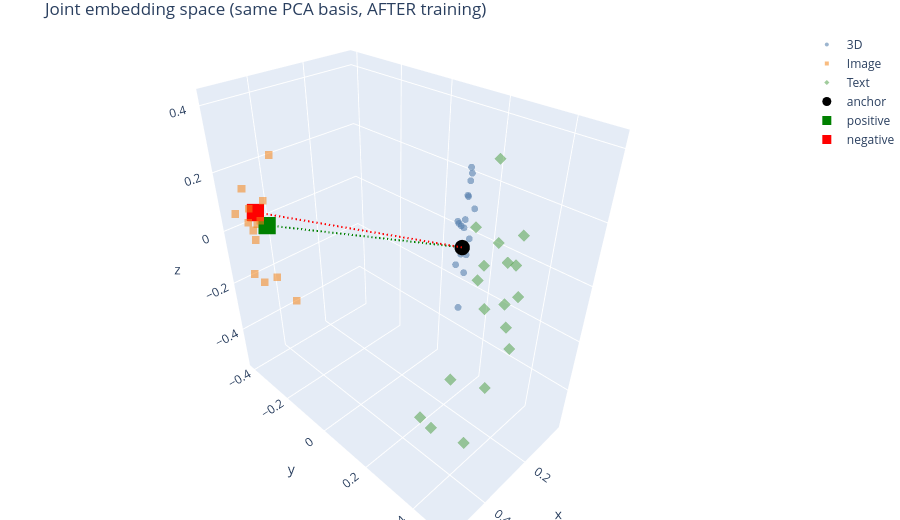

Source (notebook cell):
### Code cell
with torch.no_grad():
    z3d_joint_after = F.normalize(model(batch7["xyz"], batch7["features"]), dim=1).numpy()

all_emb_after = np.concatenate([z3d_joint_after, zimg_batch, ztxt_batch], axis=0)
coords7_after = pca7.transform(all_emb_after)  # reuse the SAME PCA basis fit before training

fig11 = viz.plot_joint_embedding_pca(coords7_after, modalities7, labels7, highlight=highlight,
                                       title="Joint embedding space (same PCA basis, AFTER training)")
fig11.show()

### Figure 1 — Plotly figure (JSON) as saved in the notebook; plotly's stock layout.template omitted (floating-point values rounded to 4 significant figures)
{"data": [{"hoverinfo": "text", "marker": {"color": "#4C78A8", "opacity": 0.55, "size": 4, "symbol": "circle"}, "mode": "markers", "name": "3D", "text": ["chair", "airplane", "airplane", "ashcan", "ashcan", "bag", "bag", "basket", "basket", "bathtub", "bathtub", "bed", "bed", "bench", "bench", "birdhouse", "birdhouse", "bookshelf"], "type": "scatter3d", "x": [0.07768, 0.04641, 0.05877, 0.02614, 0.03569, 0.02793, 0.02825, 0.06261, 0.04234, 0.03264, 0.04538, 0.04748, 0.102, 0.03054, 0.02382, 0.05784, 0.06185, 0.03432], "y": [0.1335, 0.1235, 0.1213, 0.1197, 0.1372, 0.09685, 0.0999, 0.1033, 0.09668, 0.1157, 0.1207, 0.1231, 0.1293, 0.1046, 0.1018, 0.1147, 0.1007, 0.1184], "z": [-0.02238, -0.1372, -0.2738, -0.01988, 0.09711, 0.01145, 0.04222, 0.04358, 0.02426, 0.2052, 0.2297, 0.1886, 0.07839, 0.1285, 0.1204, -0.06459, -0.1097, -0.0762]}, {"hoverinfo": "text", "marker": {"color": "#F58518", "opacity": 0.55, "size": 4, "symbol": "square"}, "mode": "markers", "name": "Image", "text": ["chair", "airplane", "airplane", "ashcan", "ashcan", "bag", "bag", "basket", "basket", "bathtub", "bathtub", "bed", "bed", "bench", "bench", "birdhouse", "birdhouse", "bookshelf"], "type": "scatter3d", "x": [0.4785, 0.4588, 0.4066, 0.4905, 0.4766, 0.5195, 0.5016, 0.5162, 0.4937, 0.4905, 0.5439, 0.5023, 0.5238, 0.5242, 0.4431, 0.4897, 0.5084, 0.4707], "y": [-0.3082, -0.3239, -0.3063, -0.3466, -0.315, -0.3449, -0.3457, -0.2793, -0.3365, -0.3442, -0.369, -0.3595, -0.3154, -0.3428, -0.3021, -0.354, -0.3767, -0.4022], "z": [0.03901, -0.173, -0.2897, 0.07381, 0.1201, 0.05056, 0.06722, 0.08222, 0.0382, 0.07485, 0.08078, 0.08543, 0.03702, 0.1669, 0.2598, -0.1926, -0.1611, -0.05782]}, {"hoverinfo": "text", "marker": {"color": "#54A24B", "opacity": 0.55, "size": 4, "symbol": "diamond"}, "mode": "markers", "name": "Text", "text": ["chair", "airplane", "airplane", "ashcan", "ashcan", "bag", "bag", "basket", "basket", "bathtub", "bathtub", "bed", "bed", "bench", "bench", "birdhouse", "birdhouse", "bookshelf"], "type": "scatter3d", "x": [0.2712, 0.3291, 0.2835, 0.3157, 0.3476, 0.3432, 0.3148, 0.3041, 0.2935, 0.3128, 0.3501, 0.3741, 0.232, 0.2509, 0.2896, 0.3185, 0.3281, 0.2432], "y": [0.4651, 0.3882, 0.4095, 0.4828, 0.4932, 0.5046, 0.4001, 0.3777, 0.3555, 0.4684, 0.3361, 0.3942, 0.3984, 0.3773, 0.3816, 0.199, 0.2554, 0.412], "z": [0.06985, -0.4972, -0.2787, 0.2739, 0.2148, -0.03011, 0.02054, 0.1371, 0.07605, -0.001369, -0.25, 0.2828, 0.1213, 0.1793, 0.4157, -0.5441, -0.5404, 0.002115]}, {"hoverinfo": "text", "marker": {"color": "black", "size": 9, "symbol": "circle"}, "mode": "markers", "name": "anchor", "text": ["anchor: chair"], "type": "scatter3d", "x": [0.07768], "y": [0.1335], "z": [-0.02238]}, {"hoverinfo": "text", "marker": {"color": "green", "size": 9, "symbol": "square"}, "mode": "markers", "name": "positive", "text": ["positive: chair"], "type": "scatter3d", "x": [0.4785], "y": [-0.3082], "z": [0.03901]}, {"hoverinfo": "text", "marker": {"color": "red", "size": 9, "symbol": "square"}, "mode": "markers", "name": "negative", "text": ["negative: bathtub"], "type": "scatter3d", "x": [0.4905], "y": [-0.3442], "z": [0.07485]}, {"line": {"color": "green", "dash": "dash", "width": 4}, "mode": "lines", "name": "anchor-positive", "showlegend": false, "type": "scatter3d", "x": [0.07768, 0.4785], "y": [0.1335, -0.3082], "z": [-0.02238, 0.03901]}, {"line": {"color": "red", "dash": "dash", "width": 4}, "mode": "lines", "name": "anchor-negative", "showlegend": false, "type": "scatter3d", "x": [0.07768, 0.4905], "y": [0.1335, -0.3442], "z": [-0.02238, 0.07485]}], "layout": {"height": 520, "margin": {"b": 0, "l": 0, "r": 0, "t": 30}, "title": {"text": "Joint embedding space (same PCA basis, AFTER training)"}}}
